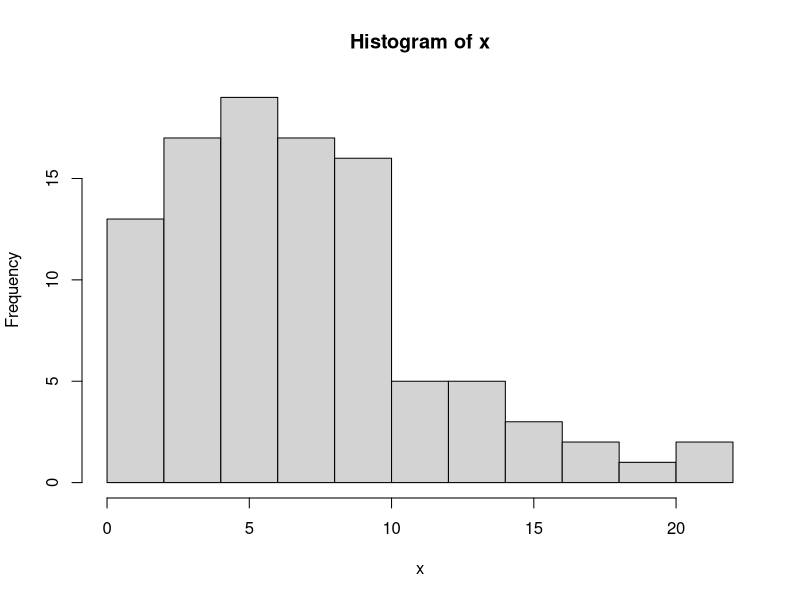

Generate this figure with R:
## ---- chunk 1
set.seed(123)
n <- 100
x <- rgamma(n, shape = 2, scale = 4)
hist(x)
## ---- chunk 2
MASS::fitdistr(x, densfun = "gamma")
## ---- chunk 3
dfancy <- function(x, shape, scale, log = FALSE) {
  dgamma(x, shape = shape, scale = scale, log = log)
}

suppressWarnings(MASS::fitdistr(x, densfun = dfancy, start = list(shape = 10, scale = 20)))
## ---- chunk 4
nll <- function(shape, scale) -sum(dfancy(x, shape, scale, TRUE))
suppressWarnings(fit <- stats4::mle(nll, start = list(shape = 10, scale = 10)))
stats4::summary(fit)
## ---- chunk 5
imax <- .Machine$integer.max
imax
imax + 1L
log(imax, base = 2)

u <- 0L
b <- 1L
for (i in 1L:31L) {
  u <- u + b
  b <- b * 2L
}
u

1000L * 1000L * 1000L
1000L * 1000L * 1000L * 1000L
1000L * 1000L * 1000L * 1000
## ---- chunk 6
options(digits = 20)
.Machine$double.eps
.Machine$double.base ^ .Machine$double.ulp.digits
1 + .Machine$double.eps == 1
1 + .Machine$double.base ^ (.Machine$double.ulp.digits - 1L) == 1


## floating point traps
.1 == .3 / 3
.3 / 3

seq(0, 1, by = .1) == 0.3
seq(0, 1, by = .1)

unique(c(.3, .4 - .1, .5 - .2, .6 - .3, .7 - .4))
c(.3, .4 - .1, .5 - .2, .6 - .3, .7 - .4)

## largest possible significand
u <- 0
for (i in 1L:53) u <- u + 2^(-i)
u

## and the largest possible exponent--note that calculating 2^1024
## directly overflows
u * 2 * 2 ^ 1023

## next largest floating point number overflows
(u * 2 * 2 ^ 1023) * (1 + 1/2^52)

## smallest possible mantissa and smallest possible exponent
1 / 2^52 * 2^(-1022)
1 / 2^52 * 2^(-1022) / 2
## ---- chunk 7
fexp <- function(x) {
  i <- 0
  expx <- 1
  u <- 1
  while (abs(u) > 1.e-8 * abs(expx)) {
    i <- i + 1
    u <- u * x / i
    expx <- expx + u
  }
  expx
}


options(digits = 10)
c(exp(  1), fexp(  1))
c(exp( 10), fexp( 10))
c(exp( -1), fexp( -1))
c(exp(-10), fexp(-10))
c(exp(-20), fexp(-20))
c(exp(-30), fexp(-30))
## ---- chunk 8
fexp <- function(x) {
  xa <- abs(x)
  i <- 0
  expx <- 1
  u <- 1
  while (abs(u) > 1.e-8 * abs(expx)) {
    i <- i + 1
    u <- u * xa / i
    expx <- expx + u
  }
  if (x >= 0) expx else 1 / expx
}


options(digits = 10)
c(exp( -1), fexp( -1))
c(exp(-10), fexp(-10))
c(exp(-20), fexp(-20))
c(exp(-30), fexp(-30))
## ---- chunk 9
# automatically create a bib database for R packages
knitr::write_bib(c(
  .packages(), 'bookdown', 'knitr', 'rmarkdown'
), 'packages.bib')
